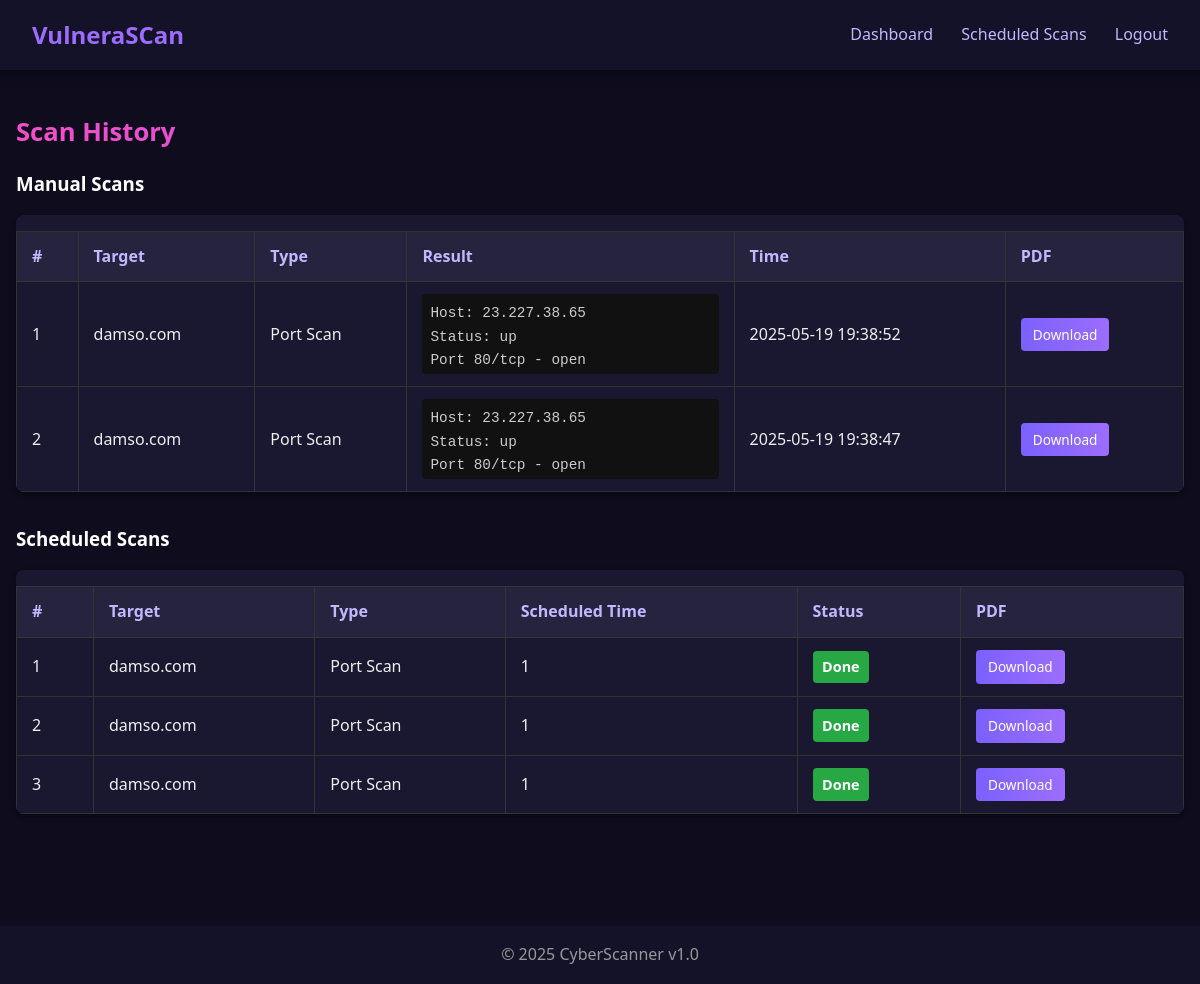
Screenshot of /history (signed in) with the database file from the repository.
### tables this page shows
CREATE TABLE scans (
            id INTEGER PRIMARY KEY AUTOINCREMENT,
            user_id INTEGER,
            target TEXT NOT NULL,
            scan_type TEXT NOT NULL,
            result TEXT NOT NULL,
            timestamp TEXT NOT NULL,
            scan_mode TEXT NOT NULL DEFAULT 'manual',
            FOREIGN KEY(user_id) REFERENCES users(id)
        );

CREATE TABLE scheduled_scans (
            id INTEGER PRIMARY KEY AUTOINCREMENT,
            user_id INTEGER,
            target TEXT NOT NULL,
            scan_type TEXT NOT NULL,
            scheduled_time TEXT NOT NULL,
            done INTEGER DEFAULT 0
        );

### app.py (the view)
@app.route('/history')
def history():
    user_id = session.get('user_id')
    if not user_id:
        return redirect('/login')
    conn = sqlite3.connect('scan_results.db')
    c = conn.cursor()
    c.execute("SELECT * FROM scans WHERE user_id = ? AND scan_mode = 'manual' ORDER BY timestamp DESC", (user_id,))
    manual_scans = c.fetchall()
    c.execute("SELECT * FROM scheduled_scans WHERE user_id = ? ORDER BY scheduled_time DESC", (user_id,))
    scheduled_scans_raw = c.fetchall()
    scheduled_scans = []
    for sched in scheduled_scans_raw:
        sched_id = sched[0]
        target = sched[2]
        scan_type = sched[3]
        done = sched[4]
        scheduled_time = sched[5]
        scan_id = None
        if done:
            c.execute('''
                SELECT id FROM scans
                WHERE user_id = ? AND target = ? AND scan_type = ? AND scan_mode = 'scheduled'
                ORDER BY timestamp DESC LIMIT 1
            ''', (user_id, target, scan_type))
            scan_row = c.fetchone()
            if scan_row:
                scan_id = scan_row[0]
        scheduled_scans.append({
            'id': sched_id,
            'target': target,
            'scan_type': scan_type,
            'done': done,
            'scheduled_time': scheduled_time,
            'scan_id': scan_id
        })
    conn.close()
    return render_template('history.html', manual_scans=manual_scans, scheduled_scans=scheduled_scans)

### templates/history.html (shortened to what this page needs)
<!DOCTYPE html>
<html lang="en">
<head>
</head>
<body>
  <header>
    <h1>VulneraSCan</h1>
    <nav>
      <a href="{{ url_for('index') }}">Dashboard</a>
      <a href="{{ url_for('schedule') }}">Scheduled Scans</a>
      <a href="{{ url_for('auth.logout') }}">Logout</a>
    </nav>
  </header>
  <main>
        <section id="history">
    <h2>Scan History</h2>
    <div class="history-section">
      <h3>Manual Scans</h3>
      {% if manual_scans %}
      <div class="table-container">
        <table>
          <thead>
            <tr>
              <th>#</th>
              <th>Target</th>
              <th>Type</th>
              <th>Result</th>
              <th>Time</th>
              <th>PDF</th>
            </tr>
          </thead>
          <tbody>
            {% for scan in manual_scans %}
            <tr>
              <td>{{ loop.index }}</td>
              <td>{{ scan[2] }}</td>
              <td>{{ scan[3] }}</td>
              <td><div class="result-preview">{{ scan[4][:120] }}{% if scan[4]|length > 120 %}...{% endif %}</div></td>
              <td>{{ scan[5] }}</td>
              <td>
                <a class="button-link" href="{{ url_for('download_pdf', scan_id=scan[0]) }}">Download</a>
              </td>
            </tr>
            {% endfor %}
          </tbody>
        </table>
      </div>
      {% else %}
        <p>No manual scans yet.</p>
      {% endif %}
      <h3>Scheduled Scans</h3>
      {% if scheduled_scans %}
      <div class="table-container">
        <table>
          <thead>
            <tr>
              <th>#</th>
              <th>Target</th>
              <th>Type</th>
              <th>Scheduled Time</th>
              <th>Status</th>
              <th>PDF</th>
            </tr>
          </thead>
          <tbody>
            {% for scan in scheduled_scans %}
            <tr>
              <td>{{ loop.index }}</td>
              <td>{{ scan.target }}</td>
              <td>{{ scan.scan_type }}</td>
              <td>{{ scan.scheduled_time }}</td>
              <td>
                <span class="status-label {{ 'done' if scan.done else 'pending' }}">
                  {{ 'Done' if scan.done else 'Pending' }}
                </span>
              </td>
              <td>
                {% if scan.done and scan.scan_id %}
                <a class="button-link" href="{{ url_for('download_pdf', scan_id=scan.scan_id) }}">Download</a>
                {% else %}
                <span class="no-pdf">N/A</span>
                {% endif %}
              </td>
            </tr>
            {% endfor %}
          </tbody>
        </table>
      </div>
      {% else %}
        <p>No scheduled scans yet.</p>
      {% endif %}
    </div>
  </section>
  </main>
  <footer>
    <p>&copy; 2025 CyberScanner v1.0</p>
  </footer>
</body>
</html>

### templates/history.html (style rules this page uses)
* { box-sizing: border-box; margin: 0; padding: 0; }
body { font-family: 'Segoe UI', sans-serif; background: #0e0c1d; color: #fff; line-height: 1.6; }
header { background: #141229; color: #fff; padding: 1rem 2rem; position: fixed; top: 0; left: 0; width: 100%; display: flex; justify-content: space-between; align-items: center; z-index: 1000; box-shadow: 0 2px 10px rgba(0, 0, 0, 0.5); }
header h1 { color: #9c6dfc; font-weight: bold; font-size: 1.5rem; }
nav a { color: #c3b8ff; margin-left: 1.5rem; text-decoration: none; transition: color 0.3s ease; }
main { padding: 2rem 1rem; margin-top: 80px; }
section { margin-bottom: 2rem; }
h2 { font-size: 1.6rem; margin-bottom: 1rem; background: linear-gradient(to right, #f44ec8, #7b61ff); -webkit-background-clip: text; background-clip: text; -webkit-text-fill-color: transparent; }
.table-container { overflow-x: auto; margin-top: 1rem; margin-bottom: 2rem; background: #1a1830; border-radius: 8px; box-shadow: 0 2px 5px rgba(0, 0, 0, 0.4); }
table { width: 100%; border-collapse: collapse; margin-top: 1rem; background: #1a1830; color: white; }
th, td { padding: 12px 15px; border: 1px solid #333; text-align: left; }
th { background: #26233f; color: #c3b8ff; font-weight: bold; }
td { color: #eee; }
.result-preview { max-height: 80px; overflow-y: auto; background: #111; padding: 0.5rem; border-radius: 4px; font-size: 0.9rem; font-family: monospace; white-space: pre-wrap; color: #ccc; }
.status-label { padding: 0.3rem 0.6rem; border-radius: 4px; font-weight: bold; font-size: 0.9rem; display: inline-block; }
.status-label.done { background: #28a745; color: white; }
.button-link { background: linear-gradient(to right, #7b61ff, #9c6dfc); color: white; padding: 6px 12px; text-decoration: none; border-radius: 4px; font-size: 0.85rem; transition: background 0.2s ease; display: inline-block; }
footer { text-align: center; padding: 1rem; margin-top: 3rem; background: #141229; color: #999; }

### rows the page displays
scans: target "damso.com", scan_type "Port Scan", result "Host: 23.227.38.65 Status: up Port 80/tcp - open…", timestamp "2025-05-19 19:38:52"
scans: target "damso.com", scan_type "Port Scan", result "Host: 23.227.38.65 Status: up Port 80/tcp - open…", timestamp "2025-05-19 19:38:47"
scheduled_scans: target "damso.com", scan_type "Port Scan", scheduled_time "1", scheduled_time "Done"
scheduled_scans: target "damso.com", scan_type "Port Scan", scheduled_time "1", scheduled_time "Done"
scheduled_scans: target "damso.com", scan_type "Port Scan", scheduled_time "1", scheduled_time "Done"
